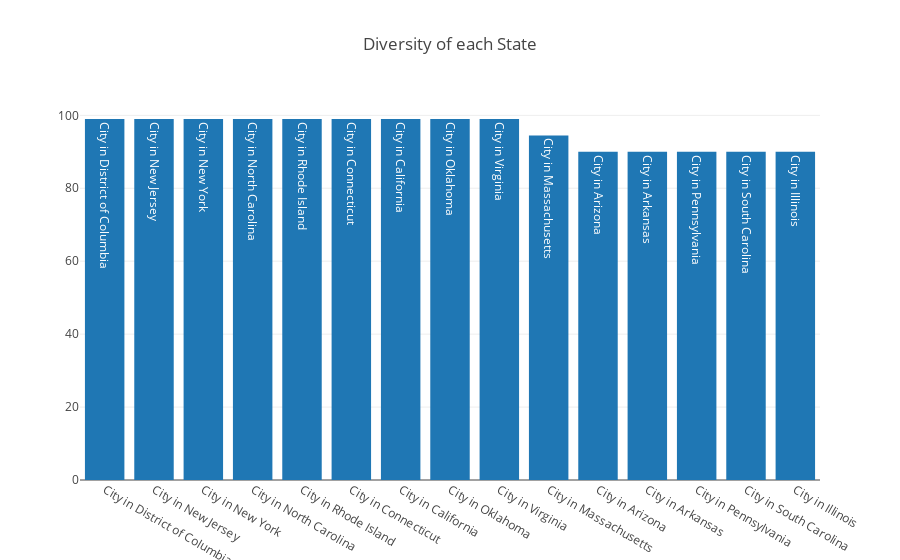

Here is the notebook cell this chart was saved with:
### Code cell
import plotly as py
import plotly.graph_objs as go
plotly.offline.init_notebook_mode(connected=True)


real_diversity = realestate3.groupby('State')['Diversity'].median().sort_values(ascending=False).reset_index()
real_diversity2 = real_diversity.sort_values(by = 'Diversity', ascending = False).head(n = 15)




data = [Bar(x=real_diversity2['State'], y=real_diversity2['Diversity'], text=real_diversity2['State'])]
layout = go.Layout(title="Diversity of each State")

fig = go.Figure(data=data, layout=layout)

plotly.offline.iplot(fig,show_link=False)

### Figure 1 — Plotly figure (JSON) as saved in the notebook; plotly's stock layout.template omitted (floating-point values rounded to 4 significant figures)
{"data": [{"text": ["City in District of Columbia", "City in New Jersey", "City in New York", "City in North Carolina", "City in Rhode Island", "City in Connecticut", "City in California", "City in Oklahoma", "City in Virginia", "City in Massachusetts", "City in Arizona", "City in Arkansas", "City in Pennsylvania", "City in South Carolina", "City in Illinois"], "type": "bar", "x": ["City in District of Columbia", "City in New Jersey", "City in New York", "City in North Carolina", "City in Rhode Island", "City in Connecticut", "City in California", "City in Oklahoma", "City in Virginia", "City in Massachusetts", "City in Arizona", "City in Arkansas", "City in Pennsylvania", "City in South Carolina", "City in Illinois"], "y": [99, 99, 99, 99, 99, 99, 99, 99, 99, 94.5, 90, 90, 90, 90, 90]}], "layout": {"title": "Diversity of each State"}}
